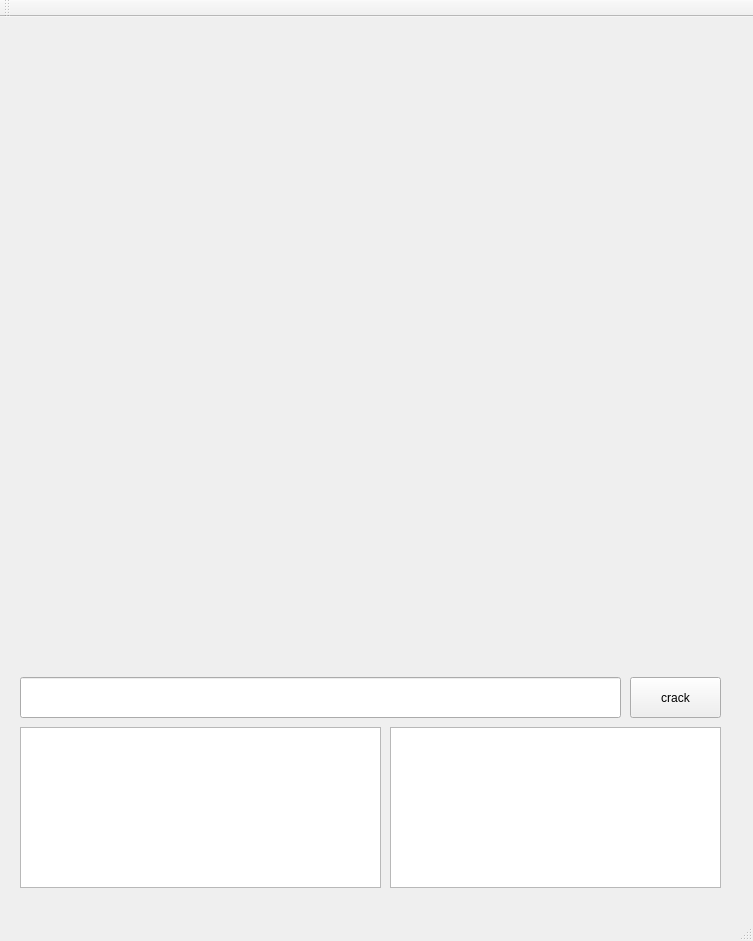
<?xml version="1.0" encoding="UTF-8"?>
<ui version="4.0">
 <class>MainWindow</class>
 <widget class="QMainWindow" name="MainWindow">
  <property name="geometry">
   <rect>
    <x>0</x>
    <y>0</y>
    <width>753</width>
    <height>941</height>
   </rect>
  </property>
  <property name="windowTitle">
   <string>MainWindow</string>
  </property>
  <widget class="QWidget" name="centralWidget">
   <widget class="QWidget" name="widget" native="true">
    <property name="geometry">
     <rect>
      <x>20</x>
      <y>20</y>
      <width>711</width>
      <height>631</height>
     </rect>
    </property>
   </widget>
   <widget class="QLineEdit" name="lineEdit">
    <property name="geometry">
     <rect>
      <x>20</x>
      <y>660</y>
      <width>601</width>
      <height>41</height>
     </rect>
    </property>
   </widget>
   <widget class="QPushButton" name="pushButton">
    <property name="geometry">
     <rect>
      <x>630</x>
      <y>660</y>
      <width>91</width>
      <height>41</height>
     </rect>
    </property>
    <property name="text">
     <string>crack</string>
    </property>
   </widget>
   <widget class="QTextEdit" name="textEdit">
    <property name="geometry">
     <rect>
      <x>20</x>
      <y>710</y>
      <width>361</width>
      <height>161</height>
     </rect>
    </property>
   </widget>
   <widget class="QTextEdit" name="textEdit_2">
    <property name="geometry">
     <rect>
      <x>390</x>
      <y>710</y>
      <width>331</width>
      <height>161</height>
     </rect>
    </property>
   </widget>
  </widget>
  <widget class="QToolBar" name="mainToolBar">
   <attribute name="toolBarArea">
    <enum>TopToolBarArea</enum>
   </attribute>
   <attribute name="toolBarBreak">
    <bool>false</bool>
   </attribute>
  </widget>
  <widget class="QStatusBar" name="statusBar"/>
 </widget>
 <layoutdefault spacing="6" margin="11"/>
 <resources/>
 <connections/>
</ui>
